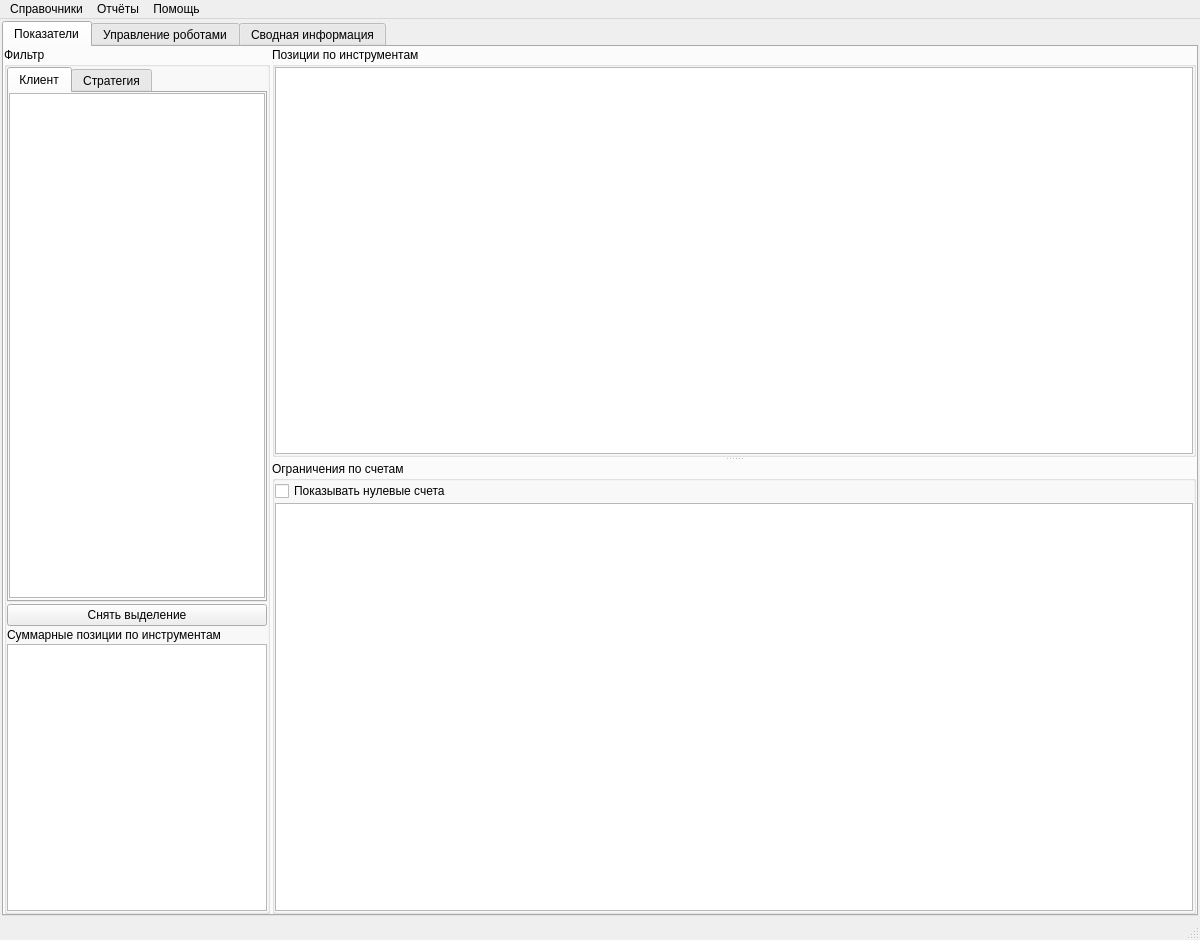
<?xml version="1.0" encoding="UTF-8"?>
<ui version="4.0">
 <class>MainWindow</class>
 <widget class="QMainWindow" name="MainWindow">
  <property name="geometry">
   <rect>
    <x>0</x>
    <y>0</y>
    <width>1200</width>
    <height>940</height>
   </rect>
  </property>
  <property name="contextMenuPolicy">
   <enum>Qt::ActionsContextMenu</enum>
  </property>
  <property name="acceptDrops">
   <bool>true</bool>
  </property>
  <property name="windowTitle">
   <string>Система &quot;Риск-менеджмент&quot;</string>
  </property>
  <property name="animated">
   <bool>false</bool>
  </property>
  <widget class="QWidget" name="centralwidget">
   <layout class="QHBoxLayout" name="horizontalLayout">
    <property name="spacing">
     <number>2</number>
    </property>
    <property name="margin">
     <number>2</number>
    </property>
    <item>
     <widget class="QTabWidget" name="tabWidget">
      <property name="sizePolicy">
       <sizepolicy hsizetype="Expanding" vsizetype="Expanding">
        <horstretch>0</horstretch>
        <verstretch>0</verstretch>
       </sizepolicy>
      </property>
      <property name="currentIndex">
       <number>0</number>
      </property>
      <widget class="QWidget" name="tabWidgetPage1">
       <attribute name="title">
        <string>Показатели</string>
       </attribute>
       <layout class="QGridLayout" name="gridLayout_7">
        <property name="margin">
         <number>0</number>
        </property>
        <property name="spacing">
         <number>2</number>
        </property>
        <item row="0" column="0">
         <widget class="QGroupBox" name="groupBoxFiltr">
          <property name="sizePolicy">
           <sizepolicy hsizetype="Fixed" vsizetype="Expanding">
            <horstretch>0</horstretch>
            <verstretch>0</verstretch>
           </sizepolicy>
          </property>
          <property name="minimumSize">
           <size>
            <width>0</width>
            <height>0</height>
           </size>
          </property>
          <property name="maximumSize">
           <size>
            <width>65535</width>
            <height>65535</height>
           </size>
          </property>
          <property name="contextMenuPolicy">
           <enum>Qt::ActionsContextMenu</enum>
          </property>
          <property name="title">
           <string>Фильтр</string>
          </property>
          <property name="alignment">
           <set>Qt::AlignLeading|Qt::AlignLeft|Qt::AlignTop</set>
          </property>
          <property name="flat">
           <bool>true</bool>
          </property>
          <property name="checkable">
           <bool>false</bool>
          </property>
          <layout class="QGridLayout" name="gridLayout_6">
           <property name="margin">
            <number>0</number>
           </property>
           <property name="spacing">
            <number>2</number>
           </property>
           <item row="0" column="0">
            <widget class="QTabWidget" name="tabFilter">
             <property name="sizePolicy">
              <sizepolicy hsizetype="Fixed" vsizetype="Expanding">
               <horstretch>0</horstretch>
               <verstretch>2</verstretch>
              </sizepolicy>
             </property>
             <property name="currentIndex">
              <number>0</number>
             </property>
             <widget class="QWidget" name="tab_cl">
              <attribute name="title">
               <string>Клиент</string>
              </attribute>
              <layout class="QGridLayout" name="gridLayout_4">
               <property name="leftMargin">
                <number>0</number>
               </property>
               <property name="topMargin">
                <number>0</number>
               </property>
               <property name="rightMargin">
                <number>0</number>
               </property>
               <property name="bottomMargin">
                <number>2</number>
               </property>
               <property name="spacing">
                <number>2</number>
               </property>
               <item row="0" column="0">
                <widget class="QListView" name="lv_Clients">
                 <property name="sizePolicy">
                  <sizepolicy hsizetype="Fixed" vsizetype="Expanding">
                   <horstretch>0</horstretch>
                   <verstretch>0</verstretch>
                  </sizepolicy>
                 </property>
                 <property name="mouseTracking">
                  <bool>true</bool>
                 </property>
                 <property name="contextMenuPolicy">
                  <enum>Qt::ActionsContextMenu</enum>
                 </property>
                 <property name="selectionMode">
                  <enum>QAbstractItemView::MultiSelection</enum>
                 </property>
                 <property name="selectionBehavior">
                  <enum>QAbstractItemView::SelectRows</enum>
                 </property>
                </widget>
               </item>
              </layout>
             </widget>
             <widget class="QWidget" name="tab_st">
              <attribute name="title">
               <string>Стратегия</string>
              </attribute>
              <layout class="QGridLayout" name="gridLayout_5">
               <property name="leftMargin">
                <number>0</number>
               </property>
               <property name="topMargin">
                <number>0</number>
               </property>
               <property name="rightMargin">
                <number>0</number>
               </property>
               <property name="spacing">
                <number>2</number>
               </property>
               <item row="0" column="0">
                <widget class="QListView" name="lv_Strategies">
                 <property name="sizePolicy">
                  <sizepolicy hsizetype="Fixed" vsizetype="Expanding">
                   <horstretch>0</horstretch>
                   <verstretch>0</verstretch>
                  </sizepolicy>
                 </property>
                 <property name="selectionMode">
                  <enum>QAbstractItemView::MultiSelection</enum>
                 </property>
                 <property name="selectionBehavior">
                  <enum>QAbstractItemView::SelectRows</enum>
                 </property>
                </widget>
               </item>
              </layout>
             </widget>
            </widget>
           </item>
           <item row="1" column="0">
            <widget class="QPushButton" name="clearFilter">
             <property name="sizePolicy">
              <sizepolicy hsizetype="Preferred" vsizetype="Fixed">
               <horstretch>0</horstretch>
               <verstretch>0</verstretch>
              </sizepolicy>
             </property>
             <property name="text">
              <string>Снять выделение</string>
             </property>
            </widget>
           </item>
           <item row="2" column="0">
            <widget class="QLabel" name="lbSec">
             <property name="sizePolicy">
              <sizepolicy hsizetype="Fixed" vsizetype="Preferred">
               <horstretch>0</horstretch>
               <verstretch>0</verstretch>
              </sizepolicy>
             </property>
             <property name="text">
              <string>Суммарные позиции по инструментам</string>
             </property>
            </widget>
           </item>
           <item row="3" column="0">
            <widget class="QTableView" name="tvInstr">
             <property name="sizePolicy">
              <sizepolicy hsizetype="Preferred" vsizetype="Expanding">
               <horstretch>0</horstretch>
               <verstretch>1</verstretch>
              </sizepolicy>
             </property>
            </widget>
           </item>
          </layout>
         </widget>
        </item>
        <item row="0" column="1">
         <widget class="QSplitter" name="splitter">
          <property name="sizePolicy">
           <sizepolicy hsizetype="Expanding" vsizetype="Expanding">
            <horstretch>0</horstretch>
            <verstretch>0</verstretch>
           </sizepolicy>
          </property>
          <property name="orientation">
           <enum>Qt::Vertical</enum>
          </property>
          <widget class="QGroupBox" name="groupBoxMoney">
           <property name="title">
            <string>Позиции по инструментам</string>
           </property>
           <layout class="QGridLayout" name="gridLayout_3">
            <property name="margin">
             <number>0</number>
            </property>
            <property name="spacing">
             <number>2</number>
            </property>
            <item row="0" column="0">
             <widget class="QTableView" name="tvPos">
              <property name="mouseTracking">
               <bool>true</bool>
              </property>
              <property name="contextMenuPolicy">
               <enum>Qt::CustomContextMenu</enum>
              </property>
              <property name="editTriggers">
               <set>QAbstractItemView::NoEditTriggers</set>
              </property>
              <property name="showDropIndicator" stdset="0">
               <bool>false</bool>
              </property>
              <property name="selectionMode">
               <enum>QAbstractItemView::SingleSelection</enum>
              </property>
              <property name="selectionBehavior">
               <enum>QAbstractItemView::SelectRows</enum>
              </property>
              <attribute name="horizontalHeaderHighlightSections">
               <bool>false</bool>
              </attribute>
              <attribute name="horizontalHeaderMinimumSectionSize">
               <number>20</number>
              </attribute>
              <attribute name="horizontalHeaderShowSortIndicator" stdset="0">
               <bool>true</bool>
              </attribute>
              <attribute name="verticalHeaderDefaultSectionSize">
               <number>20</number>
              </attribute>
              <attribute name="verticalHeaderMinimumSectionSize">
               <number>20</number>
              </attribute>
             </widget>
            </item>
           </layout>
          </widget>
          <widget class="QGroupBox" name="groupBoxAct">
           <property name="title">
            <string>Ограничения по счетам</string>
           </property>
           <layout class="QGridLayout" name="gridLayout_2">
            <property name="margin">
             <number>0</number>
            </property>
            <property name="spacing">
             <number>2</number>
            </property>
            <item row="0" column="0">
             <widget class="QCheckBox" name="check_null_acc">
              <property name="sizePolicy">
               <sizepolicy hsizetype="Fixed" vsizetype="Fixed">
                <horstretch>0</horstretch>
                <verstretch>0</verstretch>
               </sizepolicy>
              </property>
              <property name="text">
               <string>Показывать нулевые счета</string>
              </property>
             </widget>
            </item>
            <item row="1" column="0">
             <widget class="QTableView" name="tvMoney">
              <property name="enabled">
               <bool>true</bool>
              </property>
              <property name="mouseTracking">
               <bool>true</bool>
              </property>
              <property name="contextMenuPolicy">
               <enum>Qt::CustomContextMenu</enum>
              </property>
              <property name="acceptDrops">
               <bool>false</bool>
              </property>
              <property name="editTriggers">
               <set>QAbstractItemView::NoEditTriggers</set>
              </property>
              <property name="showDropIndicator" stdset="0">
               <bool>false</bool>
              </property>
              <property name="selectionMode">
               <enum>QAbstractItemView::SingleSelection</enum>
              </property>
              <property name="selectionBehavior">
               <enum>QAbstractItemView::SelectRows</enum>
              </property>
              <attribute name="horizontalHeaderHighlightSections">
               <bool>false</bool>
              </attribute>
              <attribute name="horizontalHeaderMinimumSectionSize">
               <number>22</number>
              </attribute>
              <attribute name="horizontalHeaderShowSortIndicator" stdset="0">
               <bool>true</bool>
              </attribute>
              <attribute name="verticalHeaderDefaultSectionSize">
               <number>20</number>
              </attribute>
              <attribute name="verticalHeaderMinimumSectionSize">
               <number>20</number>
              </attribute>
             </widget>
            </item>
           </layout>
          </widget>
         </widget>
        </item>
       </layout>
      </widget>
      <widget class="QWidget" name="tabWidgetPage2">
       <attribute name="title">
        <string>Управление роботами</string>
       </attribute>
       <layout class="QGridLayout" name="gridLayout" rowstretch="1,0,0,0,0,0,0,0,0,0,0" columnstretch="0,1,1,1,0">
        <property name="margin">
         <number>2</number>
        </property>
        <property name="spacing">
         <number>2</number>
        </property>
        <item row="6" column="0">
         <widget class="QPushButton" name="bt_stop">
          <property name="text">
           <string>Стоп</string>
          </property>
         </widget>
        </item>
        <item row="8" column="0">
         <widget class="QPushButton" name="bt_close_position">
          <property name="styleSheet">
           <string notr="true"/>
          </property>
          <property name="text">
           <string>Закрыть всё</string>
          </property>
          <property name="flat">
           <bool>false</bool>
          </property>
         </widget>
        </item>
        <item row="5" column="0">
         <widget class="QPushButton" name="bt_start">
          <property name="text">
           <string>Старт</string>
          </property>
         </widget>
        </item>
        <item row="4" column="0">
         <spacer name="verticalSpacer">
          <property name="orientation">
           <enum>Qt::Vertical</enum>
          </property>
          <property name="sizeType">
           <enum>QSizePolicy::Preferred</enum>
          </property>
          <property name="sizeHint" stdset="0">
           <size>
            <width>140</width>
            <height>30</height>
           </size>
          </property>
         </spacer>
        </item>
        <item row="2" column="0">
         <widget class="QPushButton" name="bt_robot_connect">
          <property name="text">
           <string>Подключить робота</string>
          </property>
         </widget>
        </item>
        <item row="0" column="0">
         <widget class="QPushButton" name="bt_connect">
          <property name="text">
           <string>Подключиться</string>
          </property>
         </widget>
        </item>
        <item row="3" column="0">
         <widget class="QPushButton" name="bt_robot_disconnect">
          <property name="text">
           <string>Отключить робота</string>
          </property>
         </widget>
        </item>
        <item row="9" column="0" rowspan="2">
         <spacer name="verticalSpacer_3">
          <property name="orientation">
           <enum>Qt::Vertical</enum>
          </property>
          <property name="sizeType">
           <enum>QSizePolicy::Expanding</enum>
          </property>
          <property name="sizeHint" stdset="0">
           <size>
            <width>140</width>
            <height>600</height>
           </size>
          </property>
         </spacer>
        </item>
        <item row="7" column="0">
         <spacer name="verticalSpacer_2">
          <property name="orientation">
           <enum>Qt::Vertical</enum>
          </property>
          <property name="sizeType">
           <enum>QSizePolicy::Preferred</enum>
          </property>
          <property name="sizeHint" stdset="0">
           <size>
            <width>140</width>
            <height>30</height>
           </size>
          </property>
         </spacer>
        </item>
        <item row="2" column="1" rowspan="9" colspan="4">
         <widget class="QTableView" name="tvRobots">
          <property name="enabled">
           <bool>true</bool>
          </property>
          <property name="sizePolicy">
           <sizepolicy hsizetype="Expanding" vsizetype="Expanding">
            <horstretch>0</horstretch>
            <verstretch>0</verstretch>
           </sizepolicy>
          </property>
          <property name="autoFillBackground">
           <bool>false</bool>
          </property>
          <property name="editTriggers">
           <set>QAbstractItemView::NoEditTriggers</set>
          </property>
          <property name="gridStyle">
           <enum>Qt::SolidLine</enum>
          </property>
         </widget>
        </item>
        <item row="1" column="1">
         <widget class="QLineEdit" name="leFltClient">
          <property name="styleSheet">
           <string notr="true">color:#555555;</string>
          </property>
          <property name="text">
           <string>Клиент</string>
          </property>
         </widget>
        </item>
        <item row="0" column="1">
         <widget class="QCheckBox" name="ch_select_all">
          <property name="layoutDirection">
           <enum>Qt::LeftToRight</enum>
          </property>
          <property name="text">
           <string>Выбрать всех</string>
          </property>
         </widget>
        </item>
        <item row="1" column="2">
         <widget class="QLineEdit" name="leFltStrategy">
          <property name="styleSheet">
           <string notr="true">color:#555555;</string>
          </property>
          <property name="text">
           <string>Стратегия</string>
          </property>
         </widget>
        </item>
        <item row="1" column="3">
         <widget class="QLineEdit" name="leFltState">
          <property name="styleSheet">
           <string notr="true">color:#555555;</string>
          </property>
          <property name="text">
           <string>Состояние</string>
          </property>
         </widget>
        </item>
        <item row="0" column="3" colspan="2">
         <widget class="QGroupBox" name="lc_box">
          <property name="minimumSize">
           <size>
            <width>0</width>
            <height>25</height>
           </size>
          </property>
          <property name="title">
           <string>Последняя команда:</string>
          </property>
          <property name="alignment">
           <set>Qt::AlignLeading|Qt::AlignLeft|Qt::AlignVCenter</set>
          </property>
          <widget class="QLabel" name="lb_last_command">
           <property name="geometry">
            <rect>
             <x>120</x>
             <y>0</y>
             <width>221</width>
             <height>22</height>
            </rect>
           </property>
           <property name="sizePolicy">
            <sizepolicy hsizetype="Expanding" vsizetype="Preferred">
             <horstretch>0</horstretch>
             <verstretch>0</verstretch>
            </sizepolicy>
           </property>
           <property name="text">
            <string>&lt;html&gt;&lt;head/&gt;&lt;body&gt;&lt;p&gt;&lt;span style=&quot; color:#ff0000;&quot;&gt;&amp;gt;&lt;/span&gt;&lt;/p&gt;&lt;/body&gt;&lt;/html&gt;</string>
           </property>
          </widget>
         </widget>
        </item>
       </layout>
      </widget>
      <widget class="QWidget" name="tabWidgetPage3">
       <property name="sizePolicy">
        <sizepolicy hsizetype="Expanding" vsizetype="Expanding">
         <horstretch>0</horstretch>
         <verstretch>0</verstretch>
        </sizepolicy>
       </property>
       <property name="inputMethodHints">
        <set>Qt::ImhNoPredictiveText</set>
       </property>
       <attribute name="title">
        <string>Сводная информация</string>
       </attribute>
       <layout class="QHBoxLayout" name="horizontalLayout_2">
        <property name="spacing">
         <number>2</number>
        </property>
        <property name="leftMargin">
         <number>2</number>
        </property>
        <property name="topMargin">
         <number>2</number>
        </property>
        <property name="rightMargin">
         <number>1</number>
        </property>
        <property name="bottomMargin">
         <number>2</number>
        </property>
        <item>
         <widget class="QTableView" name="tableSvod">
          <property name="enabled">
           <bool>true</bool>
          </property>
          <property name="selectionMode">
           <enum>QAbstractItemView::SingleSelection</enum>
          </property>
          <property name="selectionBehavior">
           <enum>QAbstractItemView::SelectRows</enum>
          </property>
          <property name="sortingEnabled">
           <bool>true</bool>
          </property>
          <attribute name="horizontalHeaderHighlightSections">
           <bool>false</bool>
          </attribute>
          <attribute name="horizontalHeaderMinimumSectionSize">
           <number>20</number>
          </attribute>
          <attribute name="horizontalHeaderShowSortIndicator" stdset="0">
           <bool>true</bool>
          </attribute>
          <attribute name="verticalHeaderDefaultSectionSize">
           <number>20</number>
          </attribute>
          <attribute name="verticalHeaderMinimumSectionSize">
           <number>20</number>
          </attribute>
         </widget>
        </item>
       </layout>
      </widget>
     </widget>
    </item>
   </layout>
  </widget>
  <widget class="QStatusBar" name="statusbar"/>
  <widget class="QMenuBar" name="menubar">
   <property name="geometry">
    <rect>
     <x>0</x>
     <y>0</y>
     <width>1200</width>
     <height>21</height>
    </rect>
   </property>
   <widget class="QMenu" name="m_catalogue">
    <property name="title">
     <string>Справочники</string>
    </property>
    <addaction name="ac_clients"/>
    <addaction name="ac_strategy"/>
    <addaction name="ac_counts"/>
    <addaction name="ac_withdrawal"/>
   </widget>
   <widget class="QMenu" name="menu_report">
    <property name="title">
     <string>Отчёты</string>
    </property>
    <addaction name="ac_daily"/>
   </widget>
   <widget class="QMenu" name="menu_help">
    <property name="title">
     <string>Помощь</string>
    </property>
    <addaction name="ac_about"/>
   </widget>
   <addaction name="m_catalogue"/>
   <addaction name="menu_report"/>
   <addaction name="menu_help"/>
  </widget>
  <action name="ac_clients">
   <property name="text">
    <string>Клиенты</string>
   </property>
   <property name="shortcut">
    <string>Alt+C</string>
   </property>
  </action>
  <action name="ac_strategy">
   <property name="text">
    <string>Стратегии</string>
   </property>
   <property name="shortcut">
    <string>Alt+S</string>
   </property>
  </action>
  <action name="ac_counts">
   <property name="text">
    <string>Счета</string>
   </property>
   <property name="shortcut">
    <string>Alt+A</string>
   </property>
  </action>
  <action name="ac_withdrawal">
   <property name="text">
    <string>Операции ввода/вывода</string>
   </property>
   <property name="shortcut">
    <string>Alt+O</string>
   </property>
   <property name="visible">
    <bool>true</bool>
   </property>
  </action>
  <action name="ac_about">
   <property name="enabled">
    <bool>true</bool>
   </property>
   <property name="text">
    <string>О программе</string>
   </property>
   <property name="visible">
    <bool>true</bool>
   </property>
  </action>
  <action name="ac_update">
   <property name="text">
    <string>Обновление версии</string>
   </property>
   <property name="visible">
    <bool>false</bool>
   </property>
  </action>
  <action name="ac_manual">
   <property name="text">
    <string>Руководство пользователя</string>
   </property>
   <property name="visible">
    <bool>false</bool>
   </property>
  </action>
  <action name="ac_daily">
   <property name="text">
    <string>Ежедневный отчёт</string>
   </property>
  </action>
 </widget>
 <resources/>
 <connections/>
</ui>
